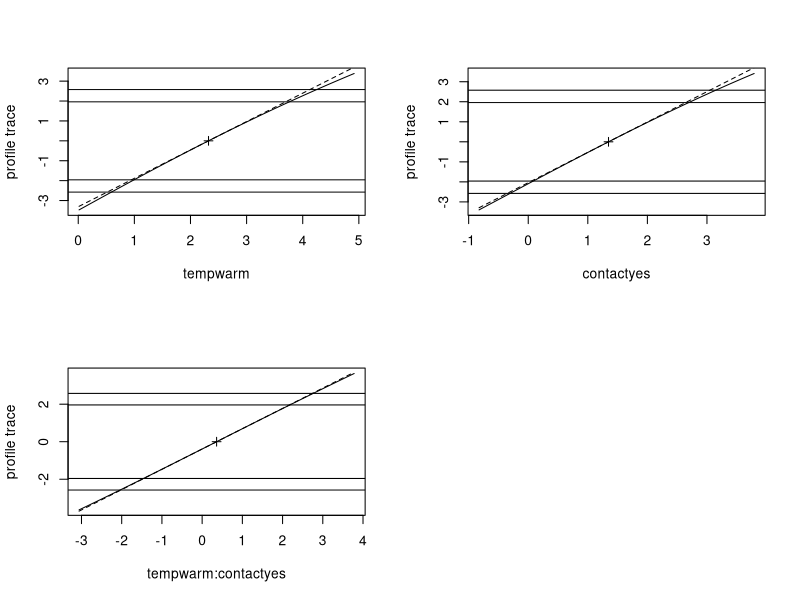
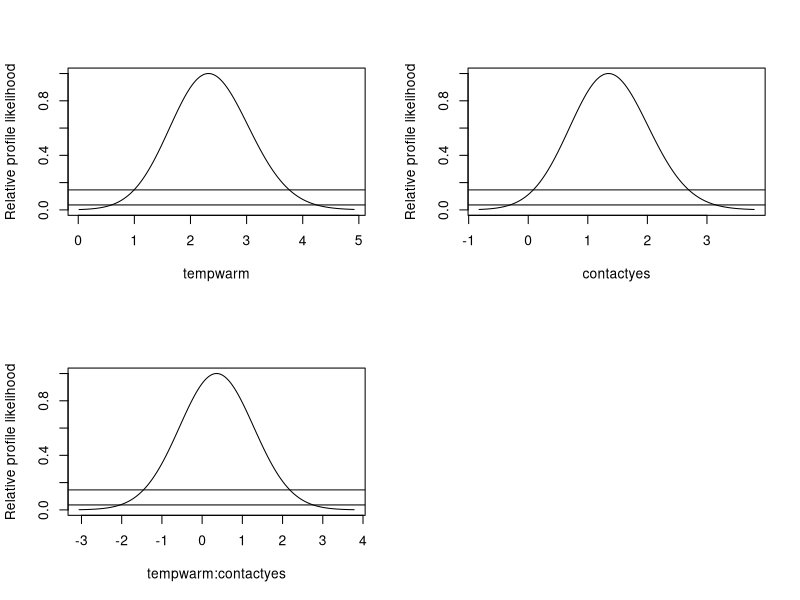
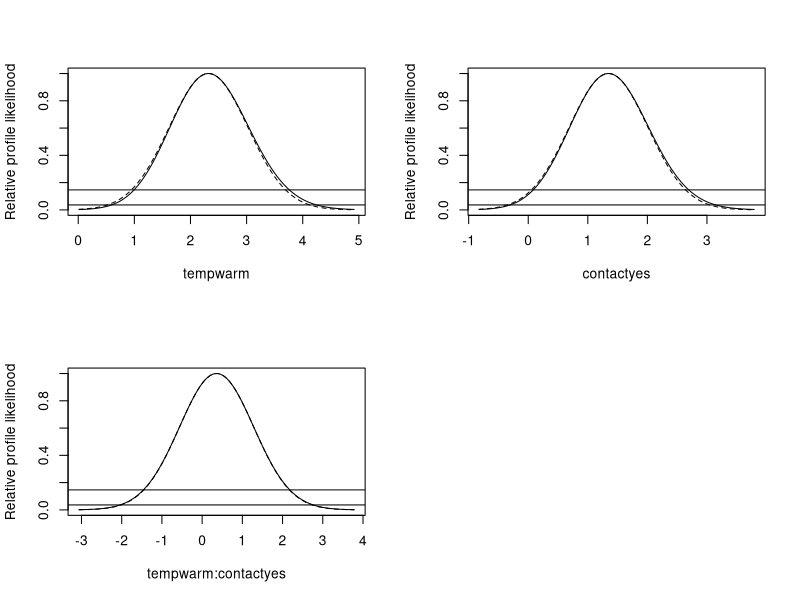
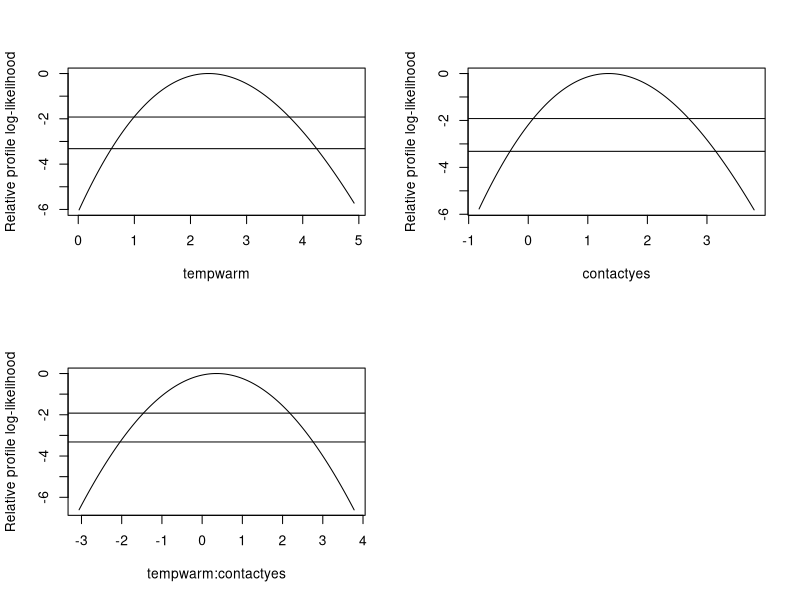
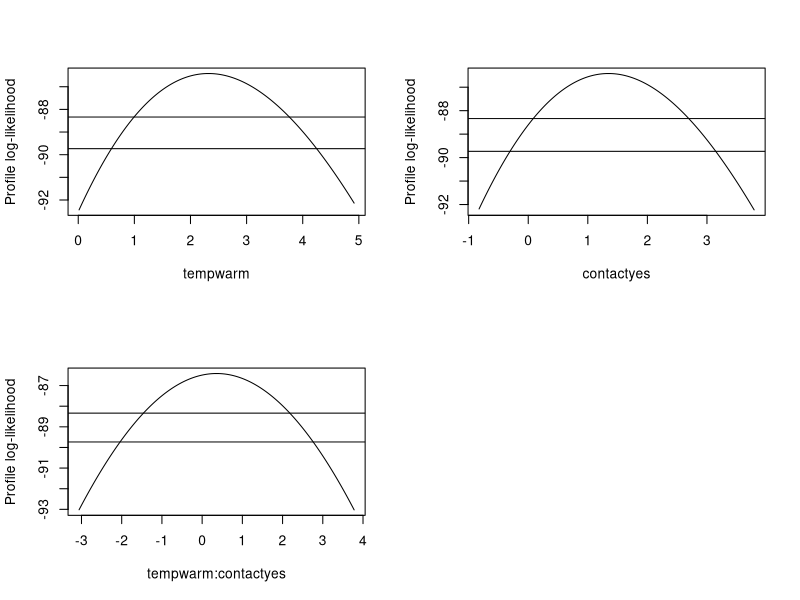
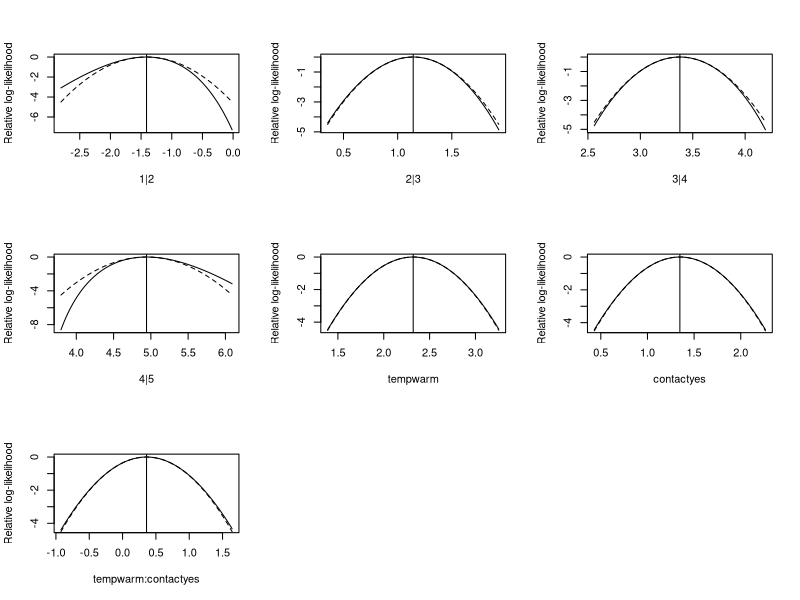

The R source for these figures, in order:
library(ordinal)


### Name: clm
### Title: Cumulative Link Models
### Aliases: clm
### Keywords: models

### ** Examples


fm1 <- clm(rating ~ temp * contact, data = wine)
fm1 ## print method
summary(fm1)
fm2 <- update(fm1, ~.-temp:contact)
anova(fm1, fm2)

drop1(fm1, test = "Chi")
add1(fm1, ~.+judge, test = "Chi")

fm2 <- step(fm1)
summary(fm2)

coef(fm1)
vcov(fm1)
AIC(fm1)
extractAIC(fm1)
logLik(fm1)
fitted(fm1)

confint(fm1) ## type = "profile"
confint(fm1, type = "Wald")
pr1 <- profile(fm1)
confint(pr1)

## plotting the profiles:
par(mfrow = c(2, 2))
plot(pr1, root = TRUE) ## check for linearity
par(mfrow = c(2, 2))
plot(pr1)
par(mfrow = c(2, 2))
plot(pr1, approx = TRUE)
par(mfrow = c(2, 2))
plot(pr1, Log = TRUE)
par(mfrow = c(2, 2))
plot(pr1, Log = TRUE, relative = FALSE)

## other link functions:
fm4.lgt <- update(fm1, link = "logit") ## default
fm4.prt <- update(fm1, link = "probit")
fm4.ll <- update(fm1, link = "loglog")
fm4.cll <- update(fm1, link = "cloglog")
fm4.cct <- update(fm1, link = "cauchit")
anova(fm4.lgt, fm4.prt, fm4.ll, fm4.cll, fm4.cct)

## structured thresholds:
fm5 <- update(fm1, threshold = "symmetric")
fm6 <- update(fm1, threshold = "equidistant")
anova(fm1, fm5, fm6)

## the slice methods:
slice.fm1 <- slice(fm1)
par(mfrow = c(3, 3))
plot(slice.fm1)
## see more at '?slice.clm'

## Another example:
fm.soup <- clm(SURENESS ~ PRODID, data = soup)
summary(fm.soup)

if(require(MASS)) { ## dropterm, addterm, stepAIC, housing
    fm1 <- clm(rating ~ temp * contact, data = wine)
    dropterm(fm1, test = "Chi")
    addterm(fm1, ~.+judge, test = "Chi")
    fm3 <- stepAIC(fm1)
    summary(fm3)

    ## Example from MASS::polr:
    fm1 <- clm(Sat ~ Infl + Type + Cont, weights = Freq, data = housing)
    summary(fm1)
}
